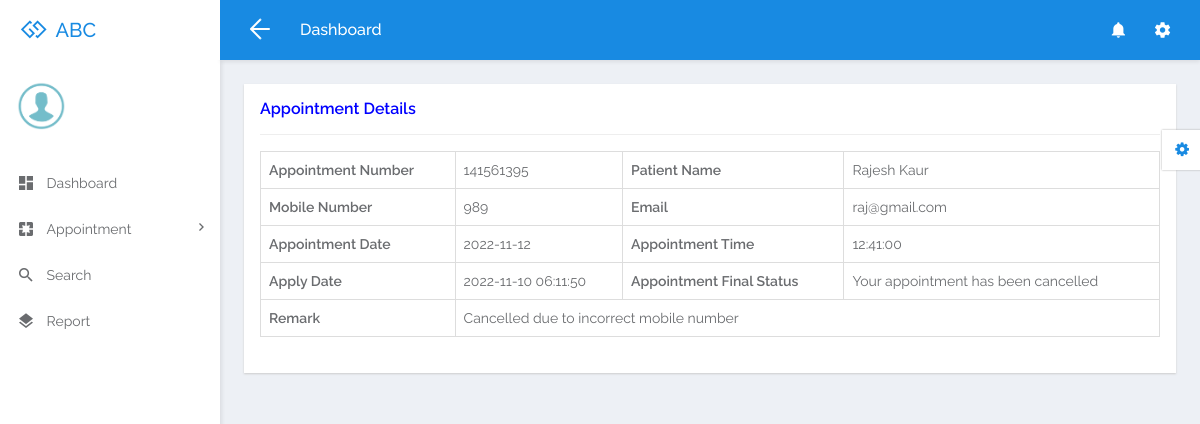
/admin/view-appointment-detail.php?editid=1&aptid=141561395 (signed in), run on the app's committed database.
### tables this page shows
CREATE TABLE `tblappointment` (
  `ID` int(10) NOT NULL,
  `AppointmentNumber` int(10) DEFAULT NULL,
  `Name` varchar(250) DEFAULT NULL,
  `MobileNumber` bigint(20) DEFAULT NULL,
  `Email` varchar(250) DEFAULT NULL,
  `AppointmentDate` date DEFAULT NULL,
  `AppointmentTime` time DEFAULT NULL,
  `Specialization` varchar(250) DEFAULT NULL,
  `Doctor` int(10) DEFAULT NULL,
  `Message` mediumtext DEFAULT NULL,
  `ApplyDate` timestamp NULL DEFAULT current_timestamp(),
  `Remark` varchar(250) DEFAULT NULL,
  `Status` varchar(250) DEFAULT NULL,
  `UpdationDate` timestamp NULL DEFAULT NULL ON UPDATE current_timestamp()
);

### admin/view-appointment-detail.php (the view, shortened to what this page needs)
<?php
include('includes/dbconnection.php');
if (strlen($_SESSION['damsid']==0)) {
  header('location:logout.php');
  } else{
  ?>
<!DOCTYPE html>
<html lang="en">
<head>
	<link rel="stylesheet" href="libs/bower/font-awesome/css/font-awesome.min.css">
	<link rel="stylesheet" href="libs/bower/material-design-iconic-font/dist/css/material-design-iconic-font.css">
	<link rel="stylesheet" href="libs/bower/animate.css/animate.min.css">
	<link rel="stylesheet" href="libs/bower/fullcalendar/dist/fullcalendar.min.css">
	<link rel="stylesheet" href="libs/bower/perfect-scrollbar/css/perfect-scrollbar.css">
	<link rel="stylesheet" href="assets/css/bootstrap.css">
	<link rel="stylesheet" href="assets/css/core.css">
	<link rel="stylesheet" href="assets/css/app.css">
</head>
<body class="menubar-left menubar-unfold menubar-light theme-primary">
<?php include_once('includes/header.php');?>
<?php include_once('includes/sidebar.php');?>
<main id="app-main" class="app-main">
  <div class="wrap">
	<section class="app-content">
		<div class="row">
			<div class="col-md-12">
				<div class="widget">
					<header class="widget-header">
						<h4 class="widget-title" style="color: blue">Appointment Details</h4>
					</header>
					<hr class="widget-separator">
					<div class="widget-body">
						<div class="table-responsive">
							<?php
                  $eid=$_GET['editid'];
$sql="SELECT * from tblappointment  where ID=:eid";
$query = $dbh -> prepare($sql);
$query-> bindParam(':eid', $eid, PDO::PARAM_STR);
$query->execute();
$results=$query->fetchAll(PDO::FETCH_OBJ);
$cnt=1;
if($query->rowCount() > 0)
{
foreach($results as $row)
{               ?>
							<table border="1" class="table table-bordered mg-b-0">
                                            <tr>
    <th>Appointment Number</th>
    <td><?php  echo $aptno=($row->AppointmentNumber);?></td>
    <th>Patient Name</th>
    <td><?php  echo $row->Name;?></td>
  </tr>
  <tr>
    <th>Mobile Number</th>
    <td><?php  echo $row->MobileNumber;?></td>
    <th>Email</th>
    <td><?php  echo $row->Email;?></td>
  </tr>
   <tr>
    <th>Appointment Date</th>
    <td><?php  echo $row->AppointmentDate;?></td>
    <th>Appointment Time</th>
    <td><?php  echo $row->AppointmentTime;?></td>
  </tr>
  <tr>
    <th>Apply Date</th>
    <td><?php  echo $row->ApplyDate;?></td>
     <th>Appointment Final Status</th>
    <td colspan="4"> <?php  $status=$row->Status;
if($row->Status=="Cancelled")
{
  echo "Your appointment has been cancelled";
}
     ;?></td>
  </tr>
   <tr>
<th >Remark</th>
 <?php if($row->Remark==""){ ?>
                     <td colspan="3"><?php echo "Not Updated Yet"; ?></td>
<?php } else { ?>                  <td colspan="3"> <?php  echo htmlentities($row->Remark);?>
                  </td>
                  <?php } ?>
  </tr>
<?php $cnt=$cnt+1;}} ?>
</table>
<br>
					</div>
				</div>
			</div>
		</div>
	</section>
</div>
</main>
<?php include_once('includes/customizer.php');?>
</body>
</html>
<?php }  ?>

### data on the page
tblappointment: AppointmentNumber "141561395", Name "Rajesh Kaur", MobileNumber "989", Email "raj@gmail.com", AppointmentDate "2022-11-12", AppointmentTime "12:41:00", ApplyDate "2022-11-10 06:11:50", Status "Your appointment has been cancelled", Remark "Cancelled due to incorrect mobile number"
